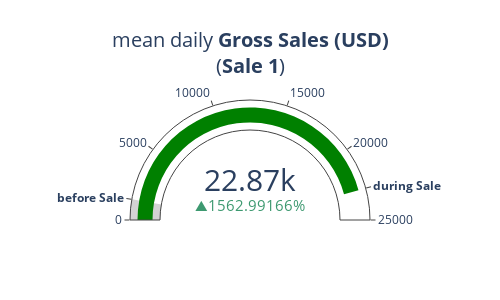

Here is the notebook cell this chart was saved with:
### Markdown cell above
It is interesting to check how this result relates to the revenue generated before and during the promotion (including the discount and taxes). Therefore I plot analogous gauge for the **Gross Sales (USD)**.

### Code cell
means_sale1_GS = {}
for period in ['before sale', 'during sale', 'after sale']:
    means_sale1_GS[period] = mean_in_period = calculate_mean_in_period(s1_grouped, period, 'Gross Sales (USD)')
plt.plot([means_sale1_GS['before sale'], means_sale1_GS['during sale']])
plt.gca().set_ylim([0, None])
tickvals1 = np.sort(np.append(plt.gca().get_yticks(),
                              [means_sale1_GS['before sale'], means_sale1_GS['during sale']]
                             ))
plt.close('all')
ticknames = {means_sale1_GS['before sale']: '<b>before Sale</b>', means_sale1_GS['during sale']: '<b>during Sale</b>'}
ticktext1 = [f'{x:.0f}' if x not in ticknames else ticknames[x] for x in tickvals1]
gauge_axis = dict(range=[None, tickvals1[-1]],
                  tickmode='array',
                  tickangle=0,
                  tickvals=tickvals1,
                  ticktext=ticktext1
                 )

# indicate the before-sale average as a reference level with a gray field
gauge_Steps = [{'range': [0, means_sale1_GS['before sale']], 'color': "lightgray"}]
fig = go.Figure(go.Indicator(
    mode='gauge+number+delta',  # draw the gauge, achieved value and it's change
    value=means_sale1_GS['during sale'],
    gauge_steps=gauge_Steps,
    gauge_axis=gauge_axis,
    # Set the reference value to the before-sale mean and delta-mode to relative (shows relative change in %)
    delta={'reference': means_sale1_GS['before sale'], 'relative': True},
    title={'text': 'mean daily <b>Gross Sales (USD)</b><BR>(<b>Sale 1</b>)'},
))
fig.update_layout(width=500, height=300)
display(HTML('<p style="text-align: right;"><a id="Figure-6">Figure 6</a>, '
             'referenced: <a href="#Conclusion">1</a></p>'))
fig.show()

### Figure 1 — Plotly figure (JSON) as saved in the notebook; plotly's stock layout.template omitted (floating-point values rounded to 4 significant figures)
{"data": [{"delta": {"reference": 1375.0, "relative": true}, "gauge": {"axis": {"range": [null, 25000], "tickangle": 0, "tickmode": "array", "ticktext": ["0", "<b>before Sale</b>", "5000", "10000", "15000", "20000", "<b>during Sale</b>", "25000"], "tickvals": [0, 1375.0, 5000, 10000, 15000, 20000, 22870.0, 25000]}, "steps": [{"color": "lightgray", "range": [0, 1375.0]}]}, "mode": "gauge+number+delta", "title": {"text": "mean daily <b>Gross Sales (USD)</b><BR>(<b>Sale 1</b>)"}, "type": "indicator", "value": 22870.0}], "layout": {"height": 300, "width": 500}}
